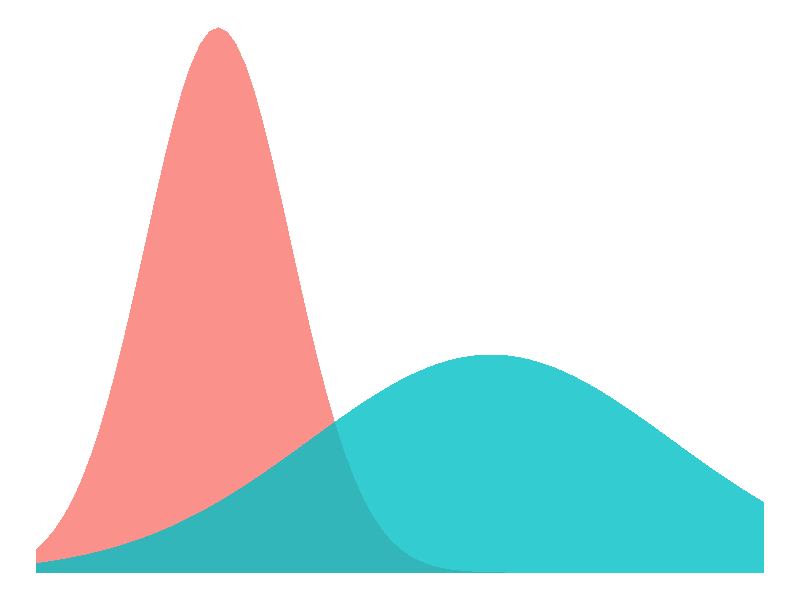
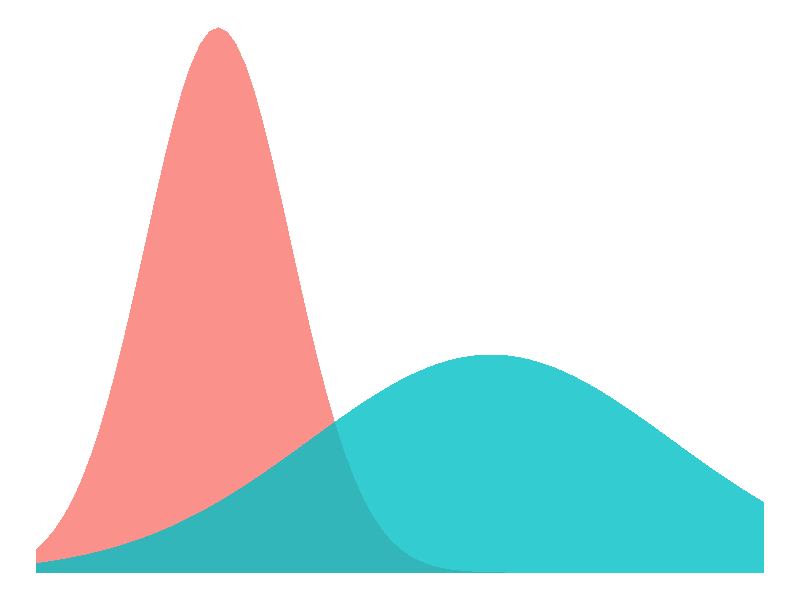

Generate these figures, in order, with R:
## ---- chunk 1
library("tidyverse")

d <- data.frame(x = seq(0,8, by = 0.1)) %>%
  mutate(`No intervention` = dnorm(x, 2, 0.8),
         `With intervention` = dnorm(x, 5, 2)) %>%
  pivot_longer(-x, names_to = "intervention", values_to = "count") %>%
  mutate(zero = 0)

favicon = ggplot(d, aes(x, ymin = zero, ymax = count, fill = intervention)) +
  geom_ribbon(alpha = 0.8) +
  theme_void() +
  theme(legend.position = "none") 

favicon

ggsave("favicon.png", 
       plot = favicon, scale = 1, width = 1, height = 1, 
       dpi = 32, bg = "transparent")
